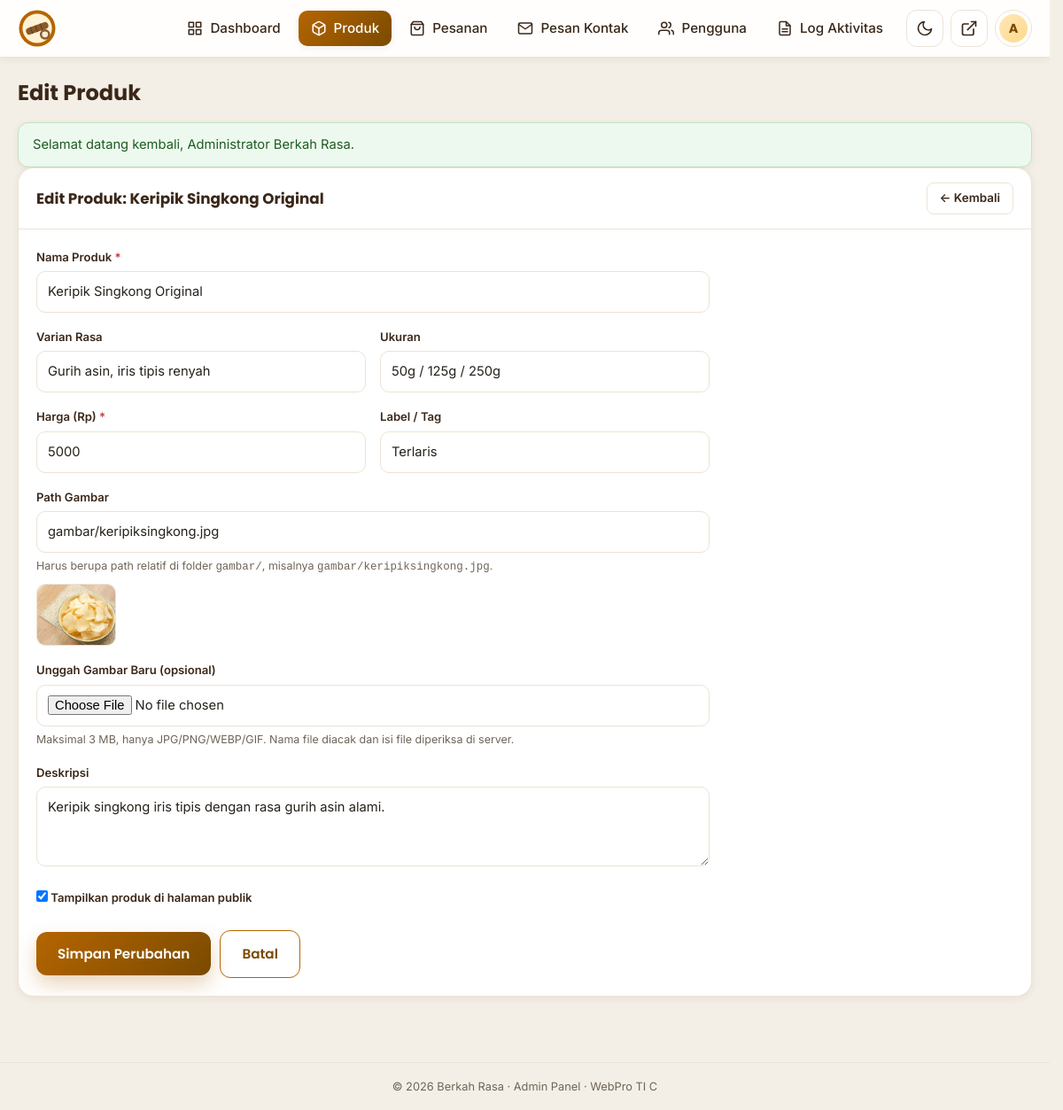
/admin/produk/form.php?id=1 (signed in), run on the app's committed database.
### tables this page shows
CREATE TABLE IF NOT EXISTS users (
    id            INT AUTO_INCREMENT PRIMARY KEY,
    username      VARCHAR(60) NOT NULL,
    nama          VARCHAR(120) NOT NULL,
    email         VARCHAR(150) NOT NULL,
    no_wa         VARCHAR(30) NULL,
    password      VARCHAR(255) NOT NULL,
    role          ENUM('admin','operator','pelanggan') NOT NULL DEFAULT 'pelanggan',
    aktif         TINYINT(1) NOT NULL DEFAULT 1,
    last_login_at DATETIME NULL,
    created_at    TIMESTAMP NOT NULL DEFAULT CURRENT_TIMESTAMP,
    updated_at    TIMESTAMP NOT NULL DEFAULT CURRENT_TIMESTAMP ON UPDATE CURRENT_TIMESTAMP,
    UNIQUE KEY uq_users_username (username),
    UNIQUE KEY uq_users_email (email),
    KEY idx_users_role (role)
);

CREATE TABLE IF NOT EXISTS produk (
    id          INT AUTO_INCREMENT PRIMARY KEY,
    nama        VARCHAR(150) NOT NULL,
    varian      VARCHAR(200) NOT NULL DEFAULT '',
    ukuran      VARCHAR(100) NOT NULL DEFAULT '',
    harga       INT NOT NULL DEFAULT 0,
    gambar      VARCHAR(255) NOT NULL DEFAULT 'gambar/logo-icon.svg',
    tag         VARCHAR(50) NOT NULL DEFAULT '',
    deskripsi   TEXT NULL,
    aktif       TINYINT(1) NOT NULL DEFAULT 1,
    created_at  TIMESTAMP NOT NULL DEFAULT CURRENT_TIMESTAMP,
    updated_at  TIMESTAMP NOT NULL DEFAULT CURRENT_TIMESTAMP ON UPDATE CURRENT_TIMESTAMP
);

### config/config.php (called while the page is built, shortened)
<?php
if (!function_exists('url')) {
    function url(string $path = ''): string
    {
        return BASE_URL . '/' . ltrim($path, '/');
    }
}
if (!function_exists('asset')) {
    function asset(string $path): string
    {
        $url = url($path);
        return $url . (str_contains($url, '?') ? '&' : '?') . 'v=' . ASSET_VERSION;
    }
}

### includes/security.php (called while the page is built, shortened)
<?php
require_once __DIR__ . '/../config/config.php';
require_once __DIR__ . '/../config/database.php';
require_once __DIR__ . '/validators.php';
function current_user(bool $refresh = false): ?array
{
    static $cached = null;
    static $loaded = false;
    if ($loaded) {
        return $cached;
    }
    $loaded = true;
    $userId = (int) ($_SESSION['user_id'] ?? 0);
    $stmt = db()->prepare(
        'SELECT id, username, nama, email, no_wa, password, role, aktif, last_login_at, created_at
         FROM users WHERE id = ? LIMIT 1'
    );
    $stmt->execute([$userId]);
    $user = $stmt->fetch();
    $cached = $user;
    return $cached;
}
function is_logged_in(): bool
{
    return current_user() !== null;
}
function is_admin(): bool
{
    $user = current_user();
    return $user !== null && $user['role'] === 'admin';
}
function user_can(string $permission): bool
{
    $user = current_user();
    return $user !== null && role_can((string) $user['role'], $permission);
}
function require_staff(): void
{
    if (!is_logged_in()) {
        remember_intended_url();
        set_flash('error', 'Silakan masuk ke panel admin.');
        redirect(url('admin/login.php'));
    }
}
function theme_preference(): string
{
    $theme = (string) ($_COOKIE[THEME_COOKIE] ?? '');
    return $theme === 'dark' ? 'dark' : 'light';
}

### includes/functions.php (called while the page is built, shortened)
<?php
require_once __DIR__ . '/security.php';
function e(mixed $value): string
{
    return htmlspecialchars((string) $value, ENT_QUOTES, 'UTF-8');
}
function get_product(int $id): ?array
{
    $stmt = db()->prepare('SELECT * FROM produk WHERE id = ? LIMIT 1');
    $stmt->execute([$id]);
    $row = $stmt->fetch();
    return $row ?: null;
}
function get_flash(): ?array
{
    $flash = $_SESSION['flash'];
    return $flash;
}

### config/database.php (called while the page is built, shortened)
<?php
require_once __DIR__ . '/config.php';
function db(): PDO
{
    static $pdo = null;
    if ($pdo instanceof PDO) {
        return $pdo;
    }
    $dsn = 'mysql:host=' . DB_HOST
        . ';port=' . DB_PORT
        . ';dbname=' . DB_NAME
        . ';charset=utf8mb4';
    try {
        $pdo = new PDO($dsn, DB_USER, DB_PASS, [
            PDO::ATTR_ERRMODE            => PDO::ERRMODE_EXCEPTION,
            PDO::ATTR_DEFAULT_FETCH_MODE => PDO::FETCH_ASSOC,
            PDO::ATTR_EMULATE_PREPARES   => false,
            PDO::ATTR_STRINGIFY_FETCHES  => false,
        ]);
    } catch (PDOException $e) {
        error_log('[DB] ' . $e->getMessage());
        http_response_code(500);
        if (PHP_SAPI === 'cli') {
            fwrite(STDERR, 'Koneksi database gagal: ' . $e->getMessage() . PHP_EOL);
            exit(1);
        }
        $pesan = APP_DEBUG
            ? '<p style="color:#b91c1c">' . htmlspecialchars($e->getMessage(), ENT_QUOTES,
                'UTF-8') . '</p>'
            : '<p>Silakan hubungi pengelola situs.</p>';
        exit(
            '<!DOCTYPE html><html lang="id"><meta charset="utf-8">'
            . '<title>Koneksi database gagal</title>'
            .
                '<body style="font-family:system-ui;max-width:640px;margin:80px auto;padding:0 20px;">'
            . '<h2>Koneksi database gagal</h2>'
            . '<p>Pastikan MySQL/MariaDB berjalan dan database <strong>'
            . htmlspecialchars(DB_NAME, ENT_QUOTES, 'UTF-8')
            . '</strong> sudah diimpor dari <code>database/schema.sql</code>.</p>'
            . $pesan
            . '</body></html>'
        );
    }
    return $pdo;
}

### admin/includes/auth.php (called while the page is built)
<?php
require_once __DIR__ . '/../../config/database.php';
require_once __DIR__ . '/../../includes/functions.php';
require_staff();

### includes/validators.php (called while the page is built, shortened)
<?php
function role_permissions(): array
{
    return [
        'admin' => ['*'],
        'operator' => [
            'dashboard.view',
            'produk.view', 'produk.create', 'produk.edit',
            'pesanan.view', 'pesanan.status',
            'pesan.view', 'pesan.read',
        ],
        'pelanggan' => [
            'akun.view', 'akun.edit', 'pesanan.own',
        ],
    ];
}
function role_can(string $role, string $permission): bool
{
    $permissions = role_permissions()[$role] ?? [];
    return in_array('*', $permissions, true) || in_array($permission, $permissions, true);
}

### admin/produk/form.php (the view, shortened to what this page needs)
<?php
require_once __DIR__ . '/../includes/auth.php';
$id     = isset($_GET['id']) ? (int) $_GET['id'] : 0;
$isEdit = $id > 0;
$product = $isEdit ? get_product($id) : null;
$form = [
    'nama'      => $product['nama'] ?? '',
    'varian'    => $product['varian'] ?? '',
    'ukuran'    => $product['ukuran'] ?? '',
    'harga'     => $product['harga'] ?? '',
    'gambar'    => $product['gambar'] ?? 'gambar/logo-icon.svg',
    'tag'       => $product['tag'] ?? '',
    'deskripsi' => $product['deskripsi'] ?? '',
    'aktif'     => $product['aktif'] ?? 1,
];
$adminTitle  = $isEdit ? 'Edit Produk' : 'Tambah Produk';
$adminActive = 'produk';
include __DIR__ . '/../includes/header.php';
?>
<div class="panel">
  <div class="panel-head">
    <h2><?= $isEdit ? 'Edit Produk: ' . e($product['nama']) : 'Produk Baru' ?></h2>
    <a class="btn-sm btn-sm-ghost" href="<?= url('admin/produk/index.php') ?>">&larr; Kembali</a>
  </div>
  <div class="panel-body">
    <form method="post" enctype="multipart/form-data" class="admin-form"
        action="<?= url('admin/produk/form.php' . ($isEdit ? '?id=' . $id : '')) ?>">
      <div>
        <label for="nama">Nama Produk <span class="required">*</span></label>
        <input type="text" id="nama" name="nama" value="<?= e($form['nama']) ?>" required
            maxlength="150">
      </div>
      <div class="form-row">
        <div>
          <label for="varian">Varian Rasa</label>
          <input type="text" id="varian" name="varian" value="<?= e($form['varian']) ?>"
              placeholder="Original, Balado, Keju" maxlength="200">
        </div>
        <div>
          <label for="ukuran">Ukuran</label>
          <input type="text" id="ukuran" name="ukuran" value="<?= e($form['ukuran']) ?>"
              placeholder="50g / 125g / 250g" maxlength="100">
        </div>
      </div>
      <div class="form-row">
        <div>
          <label for="harga">Harga (Rp) <span class="required">*</span></label>
          <input type="number" id="harga" name="harga" value="<?= e($form['harga']) ?>" min="0"
              max="100000000" step="500" required>
        </div>
        <div>
          <label for="tag">Label / Tag</label>
          <input type="text" id="tag" name="tag" value="<?= e($form['tag']) ?>"
              placeholder="Terlaris, Favorit, dll." maxlength="50">
        </div>
      </div>
      <div>
        <label for="gambar">Path Gambar</label>
        <input type="text" id="gambar" name="gambar" value="<?= e($form['gambar']) ?>"
            placeholder="gambar/keripiksingkong.jpg" maxlength="255">
        <p class="form-hint">Harus berupa path relatif di folder <code>gambar/</code>, misalnya
            <code>gambar/keripiksingkong.jpg</code>.</p>
        <img class="img-preview"
            src="<?= e(asset((string) ($form['gambar'] ?: 'gambar/logo-icon.svg'))) ?>"
                alt="Pratinjau gambar">
      </div>
      <div>
        <label for="upload">Unggah Gambar Baru (opsional)</label>
        <input type="file" id="upload" name="upload"
            accept="image/jpeg,image/png,image/webp,image/gif">
        <p class="form-hint">Maksimal 3 MB, hanya JPG/PNG/WEBP/GIF. Nama file diacak dan isi
            file diperiksa di server.</p>
      </div>
      <div>
        <label for="deskripsi">Deskripsi</label>
        <textarea id="deskripsi" name="deskripsi" maxlength="2000"
            placeholder="Deskripsi singkat produk..."><?= e($form['deskripsi']) ?></textarea>
      </div>
      <div>
        <label class="check-inline">
          <input type="checkbox" name="aktif" value="1" <?= $form['aktif'] ? 'checked' : '' ?>>
          Tampilkan produk di halaman publik
        </label>
      </div>
      <div class="form-actions">
        <button class="btn" type="submit"><?= $isEdit ? 'Simpan Perubahan' : 'Tambah Produk'
            ?></button>
        <a class="btn btn-ghost" href="<?= url('admin/produk/index.php') ?>">Batal</a>
      </div>
    </form>
  </div>
</div>
<?php include __DIR__ . '/../includes/footer.php'; ?>

### admin/includes/header.php (shortened to what this page needs)
<?php
$adminTitle  = $adminTitle ?? 'Dashboard';
$adminActive = $adminActive ?? '';
$adminUser   = current_user();
$adminMenu = [
    'dashboard' => ['index.php', 'Dashboard',
        '<svg viewBox="0 0 24 24" fill="none" stroke="currentColor" stroke-width="2" stroke-linecap="round" stroke-linejoin="round"><rect x="3" y="3" width="7" height="7"/><rect x="14" y="3" width="7" height="7"/><rect x="14" y="14" width="7" height="7"/><rect x="3" y="14" width="7" height="7"/></svg>', 'dashboard.view'],
    'produk'    => ['produk/index.php', 'Produk',
        '<svg viewBox="0 0 24 24" fill="none" stroke="currentColor" stroke-width="2" stroke-linecap="round" stroke-linejoin="round"><path d="M21 16V8a2 2 0 0 0-1-1.73l-7-4a2 2 0 0 0-2 0l-7 4A2 2 0 0 0 3 8v8a2 2 0 0 0 1 1.73l7 4a2 2 0 0 0 2 0l7-4A2 2 0 0 0 21 16z"/><polyline points="3.27 6.96 12 12.01 20.73 6.96"/><line x1="12" y1="22.08" x2="12" y2="12"/></svg>', 'produk.view'],
    'pesanan'   => ['pesanan/index.php', 'Pesanan',
        '<svg viewBox="0 0 24 24" fill="none" stroke="currentColor" stroke-width="2" stroke-linecap="round" stroke-linejoin="round"><path d="M6 2 3 6v14a2 2 0 0 0 2 2h14a2 2 0 0 0 2-2V6l-3-4z"/><line x1="3" y1="6" x2="21" y2="6"/><path d="M16 10a4 4 0 0 1-8 0"/></svg>', 'pesanan.view'],
    'pesan'     => ['pesan/index.php', 'Pesan Kontak',
        '<svg viewBox="0 0 24 24" fill="none" stroke="currentColor" stroke-width="2" stroke-linecap="round" stroke-linejoin="round"><path d="M4 4h16c1.1 0 2 .9 2 2v12c0 1.1-.9 2-2 2H4c-1.1 0-2-.9-2-2V6c0-1.1.9-2 2-2z"/><polyline points="22,6 12,13 2,6"/></svg>', 'pesan.view'],
    'pengguna'  => ['pengguna/index.php', 'Pengguna',
        '<svg viewBox="0 0 24 24" fill="none" stroke="currentColor" stroke-width="2" stroke-linecap="round" stroke-linejoin="round"><path d="M17 21v-2a4 4 0 0 0-4-4H5a4 4 0 0 0-4 4v2"/><circle cx="9" cy="7" r="4"/><path d="M23 21v-2a4 4 0 0 0-3-3.87"/><path d="M16 3.13a4 4 0 0 1 0 7.75"/></svg>', 'admin'],
    'log'       => ['log/index.php', 'Log Aktivitas',
        '<svg viewBox="0 0 24 24" fill="none" stroke="currentColor" stroke-width="2" stroke-linecap="round" stroke-linejoin="round"><path d="M14 2H6a2 2 0 0 0-2 2v16a2 2 0 0 0 2 2h12a2 2 0 0 0 2-2V8z"/><polyline points="14 2 14 8 20 8"/><line x1="16" y1="13" x2="8" y2="13"/><line x1="16" y1="17" x2="8" y2="17"/></svg>', 'admin'],
];
?><!DOCTYPE html>
<html lang="id">
<head>
<link rel="stylesheet" href="<?= asset('style.css') ?>">
<link rel="stylesheet" href="<?= asset('admin/assets/admin.css') ?>">
</head>
<body class="admin-body <?= theme_preference() === 'dark' ? 'dark' : '' ?>">
<header class="admin-header">
  <div class="admin-header-inner">
    <a class="admin-brand" href="<?= url('admin/index.php') ?>">
      <img src="<?= url('gambar/logo-icon.svg') ?>" alt="Logo <?= e(APP_NAME) ?>">
    </a>
    <nav class="admin-nav" id="adminNav">
      <?php foreach ($adminMenu as $key => [$href, $label, $icon, $permission]): ?>
        <?php if ($permission === 'admin' ? is_admin() : user_can($permission)): ?>
        <a href="<?= url('admin/' . $href) ?>"
            class="<?= $adminActive === $key ? 'active' : '' ?>"><span class="ic"><?= $icon
                ?></span><?= e($label) ?></a>
        <?php endif; ?>
      <?php endforeach; ?>
    </nav>
    <div class="admin-user">
      <button type="button" class="icon-btn" id="darkToggle" onclick="toggleDark()"
          aria-label="Mode gelap"><?php if (theme_preference() === 'dark'): ?><svg
              viewBox="0 0 24 24" fill="none" stroke="currentColor" stroke-width="2"
                  stroke-linecap="round" stroke-linejoin="round"><circle cx="12" cy="12"
                      r="4"/><path
                          d="M12 2v2M12 20v2M4.93 4.93l1.41 1.41M17.66 17.66l1.41 1.41M2 12h2M20 12h2M4.93 19.07l1.41-1.41M17.66 6.34l1.41-1.41"/></svg><?php else: ?><svg viewBox="0 0 24 24" fill="none" stroke="currentColor" stroke-width="2" stroke-linecap="round" stroke-linejoin="round"><path d="M21 12.79A9 9 0 1 1 11.21 3 7 7 0 0 0 21 12.79z"/></svg><?php endif; ?></button>
      <a class="icon-btn" href="<?= url('index.php') ?>" target="_blank" rel="noopener"
          aria-label="Lihat situs" title="Lihat Situs"><svg viewBox="0 0 24 24" fill="none"
              stroke="currentColor" stroke-width="2" stroke-linecap="round"
                  stroke-linejoin="round"><path
                      d="M18 13v6a2 2 0 0 1-2 2H5a2 2 0 0 1-2-2V8a2 2 0 0 1 2-2h6"/><polyline
                          points="15 3 21 3 21 9"/><line x1="10" y1="14" x2="21" y2="3"/></svg></a>
      <div class="admin-profile-wrap">
        <button type="button" class="admin-who" onclick="toggleAdminProfile()"
            aria-haspopup="true" aria-expanded="false" aria-label="Menu profil">
          <span class="avatar-mini"><?= e(mb_strtoupper(mb_substr((string) ($adminUser['nama']
              ?? 'S'), 0, 1))) ?></span>
        </button>
      </div>
    </div>
  </div>
</header>
<main class="admin-main">
  <div class="admin-page-head">
    <h1><?= e($adminTitle) ?></h1>
  </div>
  <?php if ($flash = get_flash()): ?>
  <div class="flash flash-<?= e($flash['type']) ?>"><?= e($flash['message']) ?></div>
  <?php endif; ?>

### data on the page
users: role "admin" (drawn), nama "A"
produk: nama "Keripik Singkong Original", varian "Gurih asin, iris tipis renyah", ukuran "50g / 125g / 250g", harga "5000", tag "Terlaris", gambar "gambar/keripiksingkong.jpg", gambar (picture), deskripsi "Keripik singkong iris tipis dengan rasa gurih asin alami.", aktif "☑"

### other printed values
$label "Dashboard"
$label "Produk"
$label "Pesanan"
$label "Pesan Kontak"
$label "Pengguna"
$label "Log Aktivitas"
$adminTitle "Edit Produk"
$flash['message'] "Selamat datang kembali, Administrator Berkah Rasa."
